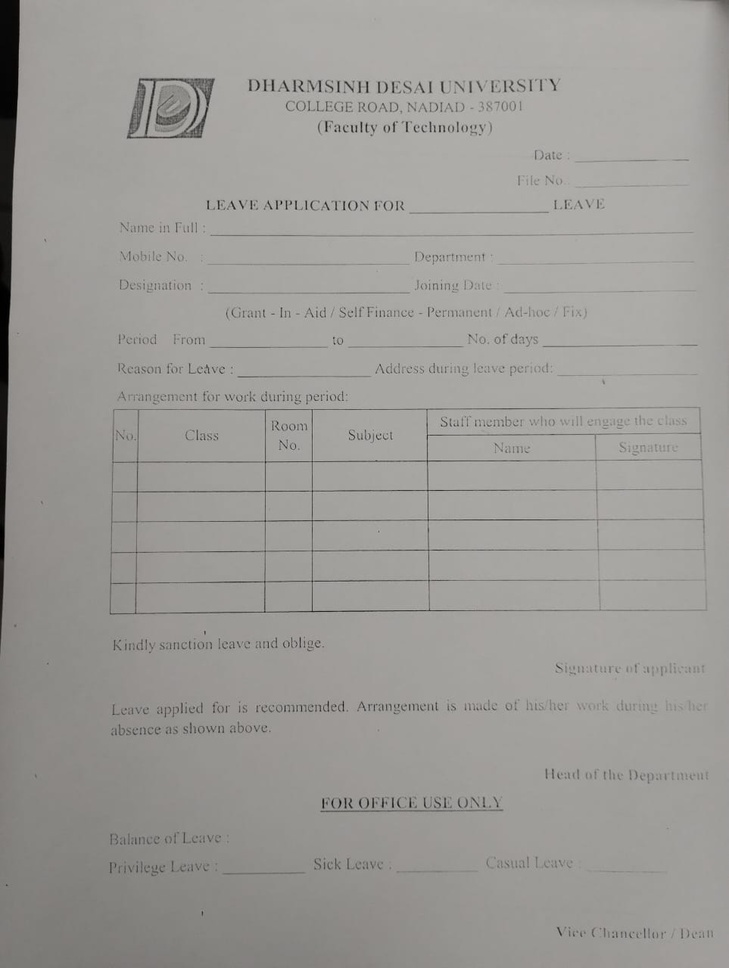
#> input picture empty.jpeg, 729 x 968 px, shrunk from 963 x 1280 before the run
$ python -i perspective_utils.py   (imports and definitions only)
#> lines starting #> are read from the running program, lines starting #| are printed output that depends on the picture; after the words box and inside, x2 and y2 are one past the last pixel; in counts of white or black regions, pixels touching at a corner belong together
### util/config.py
"""
Centralized configuration for the document extraction pipeline.

All tunables that affect the geometric/structure layers live here and are
driven by environment variables so they never need to be hardcoded across
the codebase.

Naming convention matches the existing project (snake_case module attributes,
UPPER_SNAKE env vars).
"""

import os


def _load_env():
    try:
        from dotenv import load_dotenv
        load_dotenv()
    except Exception:
        pass


_load_env()


def _env_bool(name, default=False):
    raw = os.getenv(name)
    if raw is None:
        return default
    return str(raw).strip().lower() in {"1", "true", "yes", "on"}


def _env_float(name, default):
    raw = os.getenv(name)
    if raw is None:
        return default
    try:
        return float(raw)
    except ValueError:
        return default


def _env_int(name, default):
    raw = os.getenv(name)
    if raw is None:
        return default
    try:
        return int(raw)
    except ValueError:
        return default


# ---------------------------------------------------------------------------
# Preprocessing
# ---------------------------------------------------------------------------

# Enable/disable document-boundary detection + perspective correction.
PERSPECTIVE_CORRECTION_ENABLED = _env_bool(
    "PERSPECTIVE_CORRECTION_ENABLED", default=True
)

# Minimum corner-detection confidence (0..1) below which the original image
# is used unchanged.
PERSPECTIVE_MIN_CONFIDENCE = _env_float("PERSPECTIVE_MIN_CONFIDENCE", default=0.55)

# ---------------------------------------------------------------------------
# Table model (pretrained, optional)
# ---------------------------------------------------------------------------

# Master switch for the pretrained table detection / structure pipeline.
TABLE_MODEL_ENABLED = _env_bool("TABLE_MODEL_ENABLED", default=True)

# Device selection. Values: "auto", "gpu", "cpu", or a raw paddle device
# string such as "gpu:0".
TABLE_MODEL_DEVICE = os.getenv("TABLE_MODEL_DEVICE", "auto")

# Minimum score accepted from the model table detector.
TABLE_DETECTION_THRESHOLD = _env_float("TABLE_DETECTION_THRESHOLD", default=0.5)

# Whether the model stack requires official-weights download on first use.
TABLE_MODEL_DOWNLOAD_ALLOWED = _env_bool("TABLE_MODEL_DOWNLOAD_ALLOWED", default=True)

# Model names used by the Paddle table stack. Keep them configurable so the
# service can be pointed at alternative pretrained checkpoints without code
# changes.
TABLE_DETECTION_MODEL = os.getenv("TABLE_DETECTION_MODEL", "PicoDet_layout_1x_table")
TABLE_STRUCTURE_MODEL_WIRED = os.getenv(
    "TABLE_STRUCTURE_MODEL_WIRED", "SLANeXt_wired"
)
TABLE_STRUCTURE_MODEL_WIRELESS = os.getenv(
    "TABLE_STRUCTURE_MODEL_WIRELESS", "SLANeXt_wireless"
)

# ---------------------------------------------------------------------------
# CV table detection
# ---------------------------------------------------------------------------

# Minimum IoU between two candidate tables to be considered duplicates / the
# same physical table during fusion.
TABLE_FUSION_IOU_THRESHOLD = _env_float("TABLE_FUSION_IOU_THRESHOLD", default=0.5)

# Minimum confidence for a CV-only table to be kept when the model stack is
# unavailable or silent.
TABLE_CV_MIN_CONFIDENCE = _env_float("TABLE_CV_MIN_CONFIDENCE", default=0.35)

MIN_TABLE_AREA_RATIO = _env_float("MIN_TABLE_AREA_RATIO", default=0.015)
MIN_TABLE_WIDTH_RATIO = _env_float("MIN_TABLE_WIDTH_RATIO", default=0.18)

# Structure recognition cell-grid expansion tolerance (pixels).
TABLE_CELL_PAD = _env_int("TABLE_CELL_PAD", default=2)

# ---------------------------------------------------------------------------
# Line detection
# ---------------------------------------------------------------------------

FIELD_LINE_MIN_WIDTH_RATIO = _env_float("FIELD_LINE_MIN_WIDTH_RATIO", default=0.10)
TABLE_LINE_MIN_WIDTH_RATIO = _env_float("TABLE_LINE_MIN_WIDTH_RATIO", default=0.15)
TABLE_LINE_MIN_HEIGHT_RATIO = _env_float("TABLE_LINE_MIN_HEIGHT_RATIO", default=0.10)

# ---------------------------------------------------------------------------
# Form fields
# ---------------------------------------------------------------------------

# Minimum OCR overlap ratio required to treat a text element as the value of
# an input region.
FIELD_VALUE_OVERLAP_RATIO = _env_float("FIELD_VALUE_OVERLAP_RATIO", default=0.30)

# Maximum gap (as a fraction of the input region width) between a label and
# the start of an input region for them to be associated.
FIELD_LABEL_MAX_GAP_RATIO = _env_float("FIELD_LABEL_MAX_GAP_RATIO", default=2.0)

# ---------------------------------------------------------------------------
# OCR
# ---------------------------------------------------------------------------

# Ask PaddleOCR for word-level boxes so compound-element splitting can use
# real token coordinates instead of proportional guesses.
OCR_USE_WORD_BOXES = _env_bool("OCR_USE_WORD_BOXES", default=True)

# ---------------------------------------------------------------------------
# Persistence
# ---------------------------------------------------------------------------

# Directory (relative to the repo root) holding the uploaded document files.
UPLOAD_DIR = os.getenv("UPLOAD_DIR", "uploads")

# ---------------------------------------------------------------------------
# Storage mode
# ---------------------------------------------------------------------------
# The one switch that picks where files and document rows live:
#
#   cloud -> blobs in S3, no relational DB (document records are JSON in S3).
#   local -> blobs on disk under LOCAL_STORAGE_DIR + a local relational DB.
#
# Nothing else in the codebase branches on this value; every storage call goes
# through service/blob_store.py and service/db_service.py.
STORAGE_MODE = (os.getenv("STORAGE_MODE") or "cloud").strip().lower()

# Root directory for local-mode blobs. Defaults to UPLOAD_DIR so the layout
# matches the pre-cloud one: <root>/documents, <root>/templates,
# <root>/filled_forms.
LOCAL_STORAGE_DIR = os.getenv("LOCAL_STORAGE_DIR", UPLOAD_DIR)

# When true, local blobs are namespaced per user
# (<root>/<user_id>/<prefix>/<file_id>), matching the S3 key layout. When
# false (default) the flat <root>/<prefix>/<file_id> layout is used so files
# written by the earlier file-backed version stay readable.
LOCAL_STORAGE_USER_SCOPE = _env_bool("LOCAL_STORAGE_USER_SCOPE", default=False)

# Relational database used in local mode. Supported DSNs:
#   sqlite:///form_extract.db      zero-dependency default
#   postgresql://user:pass@host/db local Postgres
# Relative sqlite paths are resolved against the repo root, not the CWD, so
# the server behaves the same no matter where uvicorn is started from.
LOCAL_DATABASE_URL = os.getenv("LOCAL_DATABASE_URL", "sqlite:///data/form_extract.db")

# Absolute path of the repo root (the directory holding util/, service/, ...).
REPO_ROOT = os.path.dirname(os.path.dirname(os.path.abspath(__file__)))


# [12 lines left out: functions local_dir, resolve_sqlite_path, not called in this run]

# ---------------------------------------------------------------------------
# Observability / debugging
# ---------------------------------------------------------------------------

DEBUG_VISION = _env_bool("DEBUG_VISION", default=False)
DEBUG_VISION_DIR = os.getenv("DEBUG_VISION_DIR", "debug")
DEBUG_LOG = _env_bool("DEBUG_LOG", default=False)


# [4 lines left out: function log_debug, not called in this run]

### util/perspective_utils.py
"""
Document-boundary detection and perspective correction.

This module is intentionally independent from OCR so that either a scanned or
photographed page can be normalized before the text/geometric layers run.

Coordinate contract
-------------------
After a perspective correction the returned image defines a NEW coordinate
system. All OCR / CV / field / table coordinates produced downstream are
expressed in this corrected space. The transformation metadata is stored in
the preprocessing section of the document representation, and
`original_to_processed` / `processed_to_original` helpers are provided to map
between the two systems explicitly.
"""

import numpy as np
import cv2

from util.geometry_utils import (
    _cv2_perspective_transform_impl as _cv2_perspective_transform,
)


# [21 lines left out: function _order_corners, not called in this run]


def _quadrilateral_corners(mask):
    """
    Return the 4 ordered corners of the largest convex quadrilateral found in
    `mask`, or None if no suitable quadrilateral exists.
    """
    contours, _ = cv2.findContours(
        mask, cv2.RETR_EXTERNAL, cv2.CHAIN_APPROX_SIMPLE
    )
    if not contours:
        return None

    # Largest contour by area.
    largest = max(contours, key=cv2.contourArea)
    area = cv2.contourArea(largest)
    if area <= 0:
        return None

    # In case the contour is the whole (already ~rectangular) frame.
    peri = cv2.arcLength(largest, True)
    approx = cv2.approxPolyDP(largest, 0.02 * peri, True)

    if len(approx) >= 4:
        polygon = approx.reshape(-1, 2)
        if len(polygon) > 4:
            hull = cv2.convexHull(polygon)
            if hull.shape[0] >= 4:
                polygon = hull.reshape(-1, 2)
            polygon = cv2.approxPolyDP(
                polygon, 0.02 * cv2.arcLength(polygon, True), True
            ).reshape(-1, 2)

        if len(polygon) == 4:
            return _order_corners(polygon)

        # More than 4 sides: keep the 4 extreme corners of the hull.
        ext = np.array(
            [
                polygon[np.argmin(polygon[:, 0] + polygon[:, 1])],
                polygon[np.argmax(polygon[:, 0] - polygon[:, 1])],
                polygon[np.argmax(polygon[:, 0] + polygon[:, 1])],
                polygon[np.argmin(polygon[:, 0] - polygon[:, 1])],
            ]
        )
        return _order_corners(_order_corners(ext) if len(ext) == 4 else ext)

    return None


# [5 lines left out: function _mask_area_ratio, not called in this run]


def detect_document_corners(gray):
    """
    Detect the 4 page corners of a photographed / skewed document page.

    Returns:
        (corners, confidence)
            corners: 4x2 array [tl, tr, br, bl] in `gray` coordinates or None.
            confidence: float in [0, 1] describing how confident we are that
                the returned quadrilateral really is the page boundary.

    The method combines a thresholded background/foreground separation with a
    contour-based quadrilateral search. It tolerates shadows and imperfect
    corners by falling back to the 4 extreme hull points.
    """
    h, w = gray.shape
    blur = cv2.GaussianBlur(gray, (5, 5), 0)

    # Binarize twice (adaptive + Otsu) and combine so both clean scans and
    # noisy photographs have a chance.
    adaptive = cv2.adaptiveThreshold(
        blur, 255, cv2.ADAPTIVE_THRESH_GAUSSIAN_C, cv2.THRESH_BINARY_INV, 41, 15
    )

    _, otsu = cv2.threshold(blur, 0, 255, cv2.THRESH_BINARY_INV + cv2.THRESH_OTSU)

    combined = cv2.bitwise_and(adaptive, otsu)

    # Fill interior holes so a closed rectangle yields a solid blob.
    kernel = cv2.getStructuringElement(cv2.MORPH_RECT, (7, 7))
    closed = cv2.morphologyEx(combined, cv2.MORPH_CLOSE, kernel)
    closed = cv2.morphologyEx(closed, cv2.MORPH_OPEN, kernel)

    corners = _quadrilateral_corners(closed)

    if corners is None:
        # Second attempt: grab the dominant cross-lines and intersect them.
        corners = _corner_lines_fallback(gray)

    if corners is None:
        return None, 0.0

    corners = np.asarray(corners, dtype=np.float32)

    # Confidence: how much of the mask area the quad covers + shape regularness.
    mask = np.zeros((h, w), dtype=np.uint8)
    cv2.fillConvexPoly(mask, corners.astype(np.int32), 255)

    area_ratio = _mask_area_ratio(mask)
    quad_area = cv2.contourArea(corners)
    frame_area = h * w

    # Area of the quad relative to the whole frame: a page usually occupies
    # a large majority of the image.
    size_factor = min(1.0, quad_area / max(1.0, frame_area * 0.5))

    # Rectangularity: compare quad area to its axis-aligned bounding box.
    x1, y1 = np.min(corners, axis=0)
    x2, y2 = np.max(corners, axis=0)
    bbox_area = max(1.0, (x2 - x1) * (y2 - y1))
    rectangularity = min(1.0, quad_area / bbox_area)

    confidence = 0.5 * size_factor + 0.3 * rectangularity + 0.2 * min(
        1.0, area_ratio
    )

    # A page boundary that covers less than 55% and is heavily non-rectangular
    # is likely noise.
    if size_factor < 0.5 or rectangularity < 0.75:
        return None, 0.0

    return corners, round(float(min(1.0, confidence)), 4)


def _corner_lines_fallback(gray):
    """
    Last-resort corner detection: find the top-most / bottom-most / left-most
    / right-most long straight lines and take their intersections.
    """
    h, w = gray.shape
    blur = cv2.GaussianBlur(gray, (5, 5), 0)
    _, binary = cv2.threshold(blur, 0, 255, cv2.THRESH_BINARY_INV + cv2.THRESH_OTSU)

    edges = cv2.Canny(blur, 50, 150)
    lines = cv2.HoughLinesP(
        edges,
        1,
        np.pi / 180,
        threshold=int(min(w, h) * 0.15),
        minLineLength=int(min(w, h) * 0.5),
        maxLineGap=int(min(w, h) * 0.12),
    )

    if lines is None or len(lines) < 4:
        return None

    segments = [l[0] for l in lines]

    # [6 lines left out: function slope, not called in this run]

    horizontals = [
        seg for seg in segments if abs(slope(seg)) < 0.3 and abs(seg[1] - seg[3]) < min(w, h) * 0.05
    ]
    verticals = [
        seg for seg in segments if abs(slope(seg)) > 2.0
    ]

    if not horizontals or not verticals:
        return None

    top = min(horizontals, key=lambda s: (s[1] + s[3]) / 2)
    bottom = max(horizontals, key=lambda s: (s[1] + s[3]) / 2)
    left = min(verticals, key=lambda s: min(s[0], s[2]))
    right = max(verticals, key=lambda s: max(s[0], s[2]))

    corners = [
        _line_intersection(top, left),
        _line_intersection(top, right),
        _line_intersection(bottom, right),
        _line_intersection(bottom, left),
    ]

    if any(c is None for c in corners):
        return None

    return _order_corners(corners)


# [12 lines left out: function _line_intersection, not called in this run]


def correct_perspective(image):
    """
    Apply perspective correction when the page corners can be detected with
    sufficient confidence.

    Returns:
        (corrected_image, info dict)

    info:
        {
            "perspective_correction": {
                "applied": bool,
                "confidence": float,
                "corners": [[x,y], ...] or None,   # tl, tr, br, bl (original)
                "target_size": [w, h],
                "transform_matrix": 3x3 list,
            }
        }

    When confidence is low the original image is returned and `applied` is
    False.
    """
    import numpy as np

    import util.config as config

    h, w = image.shape[:2]

    info = {
        "perspective_correction": {
            "applied": False,
            "confidence": 0.0,
            "corners": None,
            "target_size": [w, h],
            "transform_matrix": None,
            "reason": "disabled or not applicable",
        }
    }

    if not config.PERSPECTIVE_CORRECTION_ENABLED:
        info["perspective_correction"]["reason"] = "disabled by configuration"
        return image, info

    gray = cv2.cvtColor(image, cv2.COLOR_BGR2GRAY) if len(image.shape) == 3 else image

    try:
        corners, confidence = detect_document_corners(gray)
    except Exception as e:
        print(f"[PREPROCESS] Perspective correction failed: {e}")
        info["perspective_correction"]["reason"] = "corner detection error"
        return image, info

    if corners is None or confidence < config.PERSPECTIVE_MIN_CONFIDENCE:
        info["perspective_correction"]["reason"] = (
            "low-confidence or no corners"
            + (f" (confidence={confidence})" if corners is not None else "")
        )
        return image, info

    tl, tr, br, bl = [np.asarray(pts, dtype=np.float32) for pts in corners]

    def _dist(a, b):
        return float(np.hypot(a[0] - b[0], a[1] - b[1]))

    width_a = _dist(br, bl)
    width_b = _dist(tr, tl)
    height_a = _dist(tr, br)
    height_b = _dist(tl, bl)

    max_width = max(int(round(width_a)), int(round(width_b)))
    max_height = max(int(round(height_a)), int(round(height_b)))

    if max_width <= 0 or max_height <= 0:
        info["perspective_correction"]["reason"] = "degenerate corner geometry"
        return image, info

    target = np.float32(
        [
            [0, 0],
            [max_width - 1, 0],
            [max_width - 1, max_height - 1],
            [0, max_height - 1],
        ]
    )

    src = np.float32([tl, tr, br, bl])
    matrix = cv2.getPerspectiveTransform(src, target)

    corrected = cv2.warpPerspective(
        image,
        matrix,
        (max_width, max_height),
        flags=cv2.INTER_LINEAR,
        borderMode=cv2.BORDER_CONSTANT,
        borderValue=(255, 255, 255),
    )

    info["perspective_correction"] = {
        "applied": True,
        "confidence": confidence,
        "corners": [c.tolist() for c in corners],
        "target_size": [max_width, max_height],
        "transform_matrix": matrix.tolist(),
        "reason": "detected document boundary",
    }

    print(f"[PREPROCESS] Perspective correction: applied (conf={confidence})")

    return corrected, info


# [36 lines left out: functions original_to_processed, processed_to_original, not called in this run]

>>> import cv2
>>> picture = cv2.imread('../empty.jpeg')
#> picture is the input picture: shape (968, 729, 3); mean B, G, R 151.2, 155, 156.4
>>> result = correct_perspective(picture)
#> in detect_document_corners, `adaptive = cv2.adaptiveThreshold( blur, 255, cv2.ADAPTIVE_THRESH_GAUSS..`:
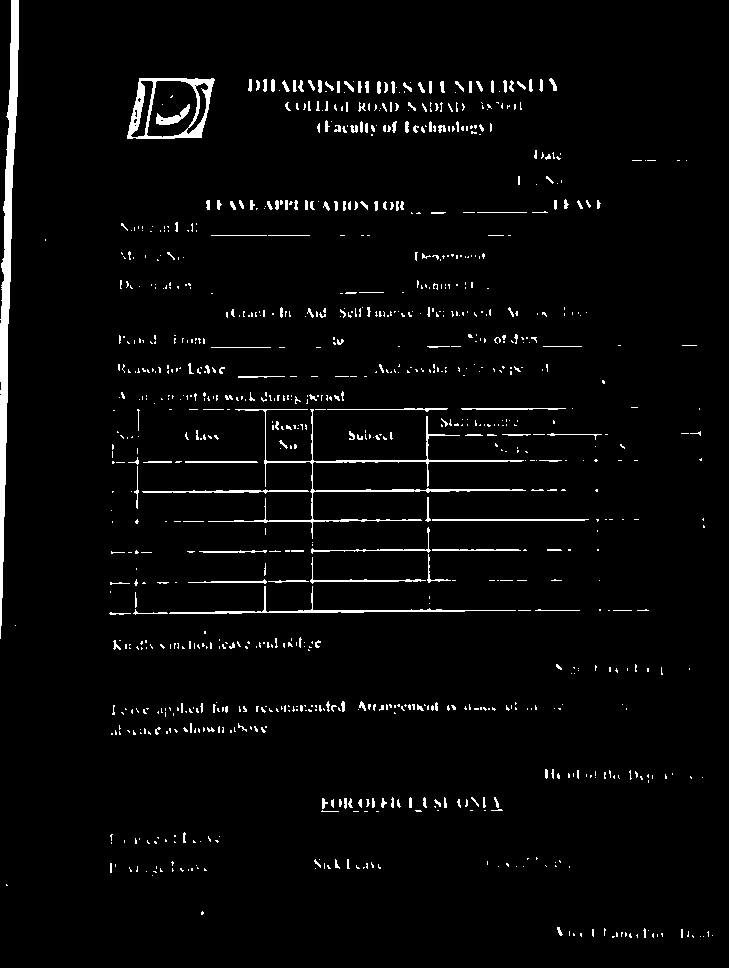
#> adaptive: shape (968, 729); 3.1% white; 972 white regions (776 under 20 px), largest, box (x1, y1, x2, y2) and area: (0, 0, 19, 639) 4263, (208, 409, 526, 539) 1957, (127, 78, 215, 139) 1549
#> in detect_document_corners, `_, otsu = cv2.threshold(blur, 0, 255, cv2.THRESH_BINARY_INV + cv2.THRE..`:
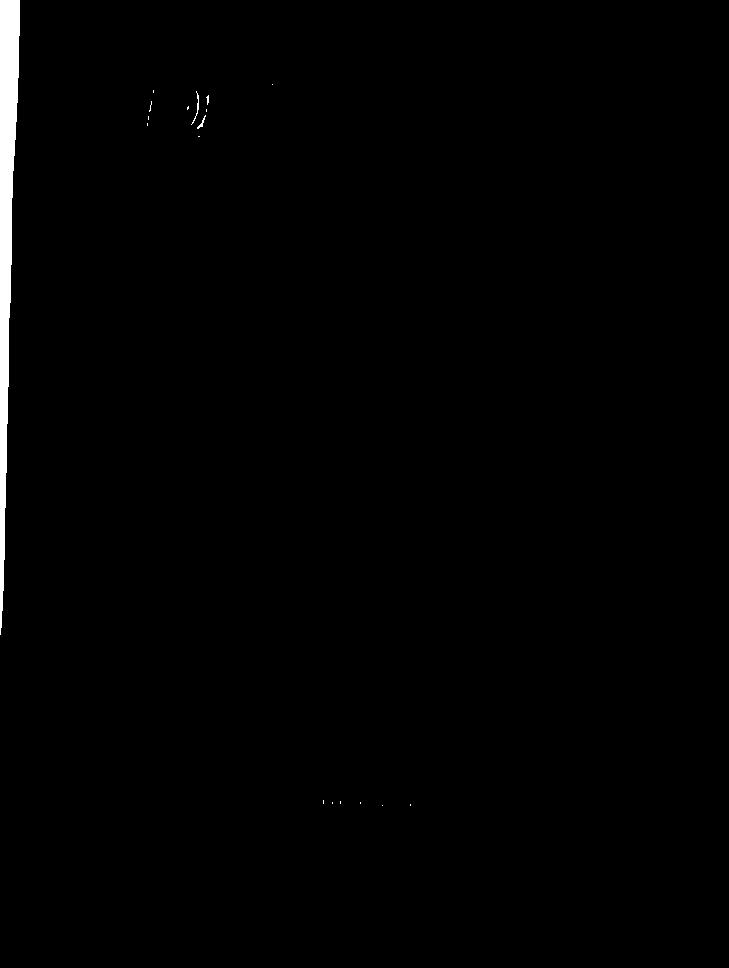
#> otsu: shape (968, 729); 0.97% white; 18 white regions (15 under 20 px), largest, box (x1, y1, x2, y2) and area: (0, 0, 20, 635) 6707, (191, 91, 199, 125) 49, (197, 115, 206, 129) 33
#> (the rest of the program and of its run is left out)
